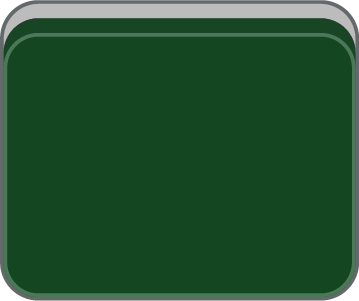
#> input picture forbidden-gamble/assets/mj25d/背/b_01.png, 359 x 301 px, found by its file name
$ python gen_deform_ab.py
#> lines starting #> are read from the running program, lines starting #| are printed output that depends on the picture
### game-design-docs/layout_mockups/gen_layout_mockups_v5.py
# -*- coding: utf-8 -*-
"""对局布局效果图 V5（2026-09-24 敌我信息分层轮）
裁决落地：
  1. 敌方武学纯撤（发动时才公示：中线立签＋配方入河）；敌方罡气回信息簇；
  2. 敌方心法＝信息簇下小印行（玄青小章，悬停出说明）；
  3. 我方＝左侧三杆挂签架：功法（朱·活绳）／护身（赭金·活绳）／心法（玄青·钉驻签，
     常亮永不飞出）；罡气随护身杆；
  4. 我方账本归右下（丹田为头＋三力/攻防/变＋头像）；
  5. 发动位：我＝气海左、敌＝气海右（我左敌右贯通）。
三帧：决策拍／截牌窗拍／我方发动拍。
"""
import os
from PIL import Image, ImageDraw, ImageFont

ROOT = "/Users/cc/Documents/jianghu-card-game"
MJ = os.path.join(ROOT, "forbidden-gamble/assets/mj25d")
FONT_DIR = os.path.join(ROOT, "forbidden-gamble/assets/fonts")
OUT = os.path.join(ROOT, "game-design-docs/layout_mockups")
W, H, CAP = 1280, 720, 60

ROOM = (48, 56, 66)
FELT = (33, 84, 57)
RIM_TOP = (88, 63, 40)
RIM_WALL = (60, 43, 28)
BONE = (217, 204, 174)
GOLD = (235, 219, 179)
ZHU = (184, 64, 51)
ZHEJIN = (194, 156, 79)
XUANQING = (61, 84, 89)
INK = (33, 28, 23)
CHIP_BG = (26, 24, 21)
CHIP_BD = (112, 100, 77)
DASH = (150, 138, 112)
PAPER = (222, 212, 188)
WOOD = (96, 68, 42)
WOOD_D = (66, 46, 28)
BRONZE = (176, 148, 92)

_fonts = {}
# [8 lines left out: function F, not called in this run]

_sprites = {}
def sprite(rel):
    if rel not in _sprites:
        _sprites[rel] = Image.open(os.path.join(MJ, rel)).convert("RGBA")
    return _sprites[rel]

def tile_v(face, w):
    s = sprite(f"竖/{face}.png")
    return s.resize((w, int(w * s.height / s.width)), Image.LANCZOS)

def tile_back(w):
    s = sprite("背/b_01.png")
    return s.resize((w, int(w * s.height / s.width)), Image.LANCZOS)

class Ctx:
    img = None
    layers = []
    overlays = []

ctx = Ctx()
def DR():
    return ImageDraw.Draw(ctx.img)

def rrect(dr, box, r, fill=None, outline=None, width=1):
    dr.rounded_rectangle(box, radius=r, fill=fill, outline=outline, width=width)

def text(dr, xy, s, font, fill, anchor="la"):
    dr.text(xy, s, font=font, fill=fill, anchor=anchor)

# [5 lines left out: function vtext, not called in this run]

def pastea(img, sp, x_left, y_top, alpha=255):
    if alpha < 255:
        a = sp.getchannel("A").point(lambda v: v * alpha // 255)
        sp = sp.copy()
        sp.putalpha(a)
    img.paste(sp, (int(x_left), int(y_top)), sp)

# [7 lines left out: function flush, not called in this run]

def tint(c, base, k):
    return tuple(int(a + (b - a) * k) for a, b in zip(c, base))

# [54 lines left out: functions draw_table, hp_track, qisea, not called in this run]

# ---------- V5 挂签（活绳）／钉驻签（心法） ----------
BM_W, PH, AH = 34, 66, 28

# [108 lines left out: functions _paper, _tassel, bm_hang, bm_pin, rail, mini_seals and 2 more, not called in this run]

def meld_group(cx, y_bottom, faces, tw):
    hw = int(tw * 389 / 272)
    widths = [tw if i != 1 else hw for i in range(len(faces))]
    total = sum(widths) + 4 * (len(faces) - 1)
    x = cx - total / 2
    for i, f_ in enumerate(faces):
        sp = tile_v(f_, tw)
        if i == 1:
            sp = sp.rotate(90, expand=True)
        ctx.layers.append((sp, int(x), int(y_bottom - sp.height)))
        x += widths[i] + 4

# [12 lines left out: function button, not called in this run]

def chip(dr, box, label, fg=BONE):
    rrect(dr, box, 4, fill=CHIP_BG, outline=CHIP_BD)
    text(dr, ((box[0] + box[2]) / 2, (box[1] + box[3]) / 2), label, F("wk", 13), fg, anchor="mm")

HAND = ["1m", "2m", "3m", "5m", "7m", "8m", "9m", "2p", "3p", "4p", "6p", "2s", "3s", "5s"]

# [117 lines left out: functions hand, common, claim_popup, caption, not called in this run]

def save(name):
    ctx.img.save(os.path.join(OUT, name))
    print("saved", name)

# [13 lines left out: function main, not called in this run]

# [2 lines that do not run on import are left out]

### game-design-docs/layout_mockups/gen_deform_ab.py
# -*- coding: utf-8 -*-
"""远近形变 A/B 锚定对比图（2026-09-24）。
A＝透视包：桌梯形（R≈0.61≈studio 手调机位烘焙观感）＋桌上内容随深度缩放＋
   远端重点信息（敌血带/敌打出位/敌在途立签）基准放大补偿（可调）；HUD 平面不变形。
B＝平面包：R=1 全桌等大（天凤/Balatro 路线），深度感只留光影/压暗；HUD 平面。
同一 V5 决策拍内容，唯一变量＝形变包。复用 gen_layout_mockups_v5 的绘制函数。
"""
import os
import sys
from PIL import Image, ImageDraw

sys.path.insert(0, os.path.dirname(os.path.abspath(__file__)))
import gen_layout_mockups_v5 as v5

W, H, CAP = v5.W, v5.H, v5.CAP
CX, Y_FAR, Y_NEAR = 640.0, 122.0, 708.0
HAND = v5.HAND
ZHU, ZHEJIN, XUANQING = v5.ZHU, v5.ZHEJIN, v5.XUANQING
OUT = v5.OUT


def clamp(x, a, b):
    return max(a, min(b, x))


def dscale(y, R):
    """深度缩放：远缘 Y_FAR 处＝R，近缘 Y_NEAR 处＝1（与桌梯形同一插值）。"""
    return R + (1.0 - R) * clamp((y - Y_FAR) / (Y_NEAR - Y_FAR), 0.0, 1.0)


def render_group(build):
    """把一组 v5 绘制调用渲染到透明临时画布，返回 (画布, 绝对坐标 bbox)。"""
    saved = (v5.ctx.img, v5.ctx.layers, v5.ctx.overlays)
    v5.ctx.img = Image.new("RGBA", (W, H + CAP), (0, 0, 0, 0))
    v5.ctx.layers, v5.ctx.overlays = [], []
    build()
    tmp = v5.ctx.img
    for it in v5.ctx.layers:
        v5.pastea(tmp, it[0], it[1], it[2], it[3] if len(it) > 3 else 255)
    for ov in v5.ctx.overlays:
        tmp = Image.alpha_composite(tmp, ov)
    v5.ctx.img, v5.ctx.layers, v5.ctx.overlays = saved
    return tmp, tmp.getbbox()


def place(final, tmp, bb, ax, ay, s, comp=1.0):
    """锚点放缩：元素锚 (ax,ay) 落在深度线原位，横向按 s 向 CX 收敛，尺寸乘 s*comp。"""
    sp = tmp.crop(bb)
    sc = s * comp
    if abs(sc - 1.0) > 0.004:
        sp = sp.resize((max(1, int(sp.width * sc)), max(1, int(sp.height * sc))), Image.LANCZOS)
    ax_in, ay_in = (ax - bb[0]) * sc, (ay - bb[1]) * sc
    tx = CX + (ax - CX) * s
    final.paste(sp, (int(tx - ax_in), int(ay - ay_in)), sp)


def draw_table(final, R):
    dr = ImageDraw.Draw(final)

    def band(near_half, y0, y1, fill):
        h0, h1 = near_half * R, near_half
        dr.polygon([(CX - h0, y0), (CX + h0, y0), (CX + h1, y1), (CX - h1, y1)], fill=fill)

    band(690, 96, 722, v5.RIM_WALL)
    band(678, 101, 718, v5.RIM_TOP)
    band(632, 122, 708, v5.FELT)
    ov = Image.new("RGBA", (W, H + CAP), (0, 0, 0, 0))
    d2 = ImageDraw.Draw(ov)
    hf = 632 * R
    d2.polygon([(CX - hf, 122), (CX + hf, 122), (CX + hf, 192), (CX - hf, 192)], fill=(0, 0, 0, 46))
    d2.polygon([(CX - 632, 560), (CX + 632, 560), (CX + 632, 708), (CX - 632, 708)], fill=(255, 255, 255, 10))
    d2.line([(320, 374), (540, 374)], fill=(58, 108, 76, 110), width=2)
    d2.line([(740, 374), (960, 374)], fill=(58, 108, 76, 110), width=2)
    final.paste(Image.alpha_composite(final.convert("RGBA"), ov).convert("RGB"), (0, 0))


def rail_row(ry, label, hang_items, pin_items, chip=None):
    def build():
        dr = ImageDraw.Draw(v5.ctx.img)
        v5.rail(dr, 40, ry, label)
        for i, it in enumerate(hang_items):
            v5.bm_hang(55 + i * 40, ry + 5, *it)
        for i, it in enumerate(pin_items):
            v5.bm_pin(55 + i * 40, ry + 2, it[0], XUANQING, filled=it[1])
        if chip:
            box, lab = chip[:4], chip[4]
            v5.rrect(dr, box, 4, fill=v5.CHIP_BG, outline=v5.CHIP_BD)
            v5.text(dr, ((box[0] + box[2]) / 2, (box[1] + box[3]) / 2),
                    lab, v5.F("wk", 12), v5.GOLD, anchor="mm")
    return build


def build_frame(R, comp_on):
    final = Image.new("RGB", (W, H + CAP), v5.ROOM)
    v5.ctx.img = final
    draw_table(final, R)
    cb = 1.22 if comp_on else 1.0   # 远端重点补偿（血带/打出位）
    cs = 1.12 if comp_on else 1.0   # 远端立签补偿

    def backs():
        bw, n = 23, 13
        x = CX - (n * (bw + 4) - 4) / 2
        for _ in range(n):
            v5.ctx.layers.append((v5.tile_back(bw), int(x), 153))
            x += bw + 4
    tmp, bb = render_group(backs)
    place(final, tmp, bb, CX, 169, dscale(169, R))

    for cx, yb, faces, tw in [(360, 252, ["5s", "5s", "5s"], 30),
                              (800, 578, ["3m", "3m", "3m"], 26),
                              (945, 578, ["2p", "3p", "4p"], 26)]:
        tmp, bb = render_group(lambda f=faces, t=tw: v5.meld_group(cx, yb, f, t))
        place(final, tmp, bb, cx, yb, dscale(yb, R))

    tmp, bb = render_group(lambda: v5.hp_track("foe", 640, 278, 400, 98))
    place(final, tmp, bb, 640, 291, dscale(291, R), cb)
    tmp, bb = render_group(lambda: v5.discard_slot(640, 318, 170, 50, ["5p", "6p", "7p"], "普攻 · 3 张", ZHU))
    place(final, tmp, bb, 640, 318, dscale(318, R), cb)
    tmp, bb = render_group(lambda: v5.qisea(640, 376))
    place(final, tmp, bb, 640, 376, dscale(376, R))
    tmp, bb = render_group(lambda: v5.discard_slot(640, 436, 170, 54, ["1s"], "虚招", (110, 104, 95)))
    place(final, tmp, bb, 640, 436, dscale(436, R))
    tmp, bb = render_group(lambda: v5.hp_track("me", 640, 478, 400, 137))
    place(final, tmp, bb, 640, 491, dscale(491, R))

    # 决策拍＝敌方在途立签（气海右侧）
    tmp, bb = render_group(lambda: v5.standing_sign(775, 352, "破甲拳", ZHU, 2, 4))
    place(final, tmp, bb, 775, 352, dscale(352, R), cs)

    gong = [("破甲拳", ZHU, "lit", None), ("点穴", ZHU, "lit", None), ("连环掌", ZHU, "dim", "式3"),
            (None, None, "empty", None), (None, None, "empty", None)]
    hu = [("铁布衫", ZHEJIN, "lit", None), ("金钟罩", ZHEJIN, "dim", "罡4"),
          (None, None, "empty", None), (None, None, "empty", None), (None, None, "empty", None)]
    pins = [("拆招诀", True), ("运筹诀", True), ("洗练诀", True), (None, False), (None, False)]
    for ry, build in [(420, rail_row(420, "功法", gong, [], None)),
                      (519, rail_row(519, "护身", hu, [], (248, 519 + 58, 296, 519 + 82, "罡 10"))),
                      (618, rail_row(618, "心法", [], pins, None))]:
        tmp, bb = render_group(build)
        place(final, tmp, bb, 137, ry + 2, dscale(ry, R))

    tmp, bb = render_group(lambda: v5.hand(HAND, hover=3))
    place(final, tmp, bb, CX, 716, dscale(716, R))

    # ---- HUD（两包同款平面，不变形） ----
    dr = ImageDraw.Draw(final)
    v5.button((534, 578, 638, 624), "变招", XUANQING)
    v5.button((646, 578, 750, 624), "攻击", ZHU)
    dr.rectangle((0, 0, W, 30), fill=(23, 22, 20))
    dr.line([(0, 30), (W, 30)], fill=v5.CHIP_BD)
    v5.text(dr, (12, 15), "‹ 演武场", v5.F("wk", 13), v5.BONE, anchor="lm")
    v5.text(dr, (640, 15), "回合 12 · 组 1-3", v5.F("wk", 13), v5.GOLD, anchor="mm")
    v5.rrect(dr, (1216, 38, 1271, 93), 4, fill=(33, 28, 23), outline=v5.CHIP_BD)
    v5.text(dr, (1243, 65), "玄", v5.F("ms", 22), v5.GOLD, anchor="mm")
    v5.chip(dr, (1117, 36, 1215, 64), "罡 9　变 9")
    v5.chip(dr, (1117, 65, 1215, 93), "攻 12　防 8")
    v5.chip(dr, (1136, 94, 1270, 122), "劲 10　骨 3　气 12")
    v5.chip(dr, (146, 34, 236, 62), "丹田 · 13", fg=v5.GOLD)
    v5.mini_seals(dr, 1117, 130, ["拆招诀", "运筹诀", "洗练诀"])
    v5.chip(dr, (1116, 566, 1214, 594), "丹田 · 16", fg=v5.GOLD)
    v5.chip(dr, (1136, 600, 1270, 628), "劲 10　骨 3　气 12")
    v5.chip(dr, (1117, 632, 1215, 660), "攻 12　防 8")
    v5.chip(dr, (1117, 664, 1215, 692), "变 9")
    v5.rrect(dr, (1216, 632, 1271, 687), 4, fill=(33, 28, 23), outline=v5.CHIP_BD)
    v5.text(dr, (1243, 659), "无", v5.F("ms", 22), v5.GOLD, anchor="mm")
    return final


def main():
    os.makedirs(OUT, exist_ok=True)
    a = build_frame(0.61, True)
#> in build_frame, `final = Image.new("RGB", (W, H + CAP), v5.ROOM)`:
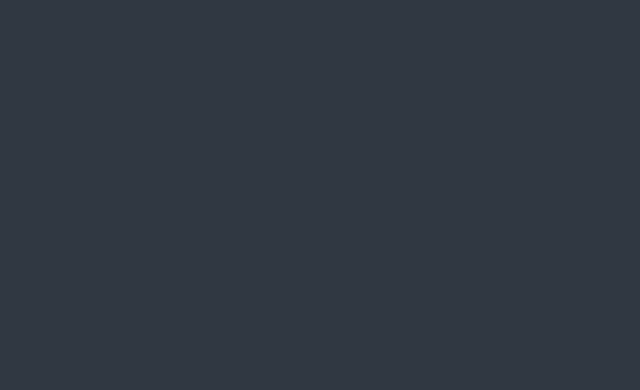
#> final: PIL image 1280x780 RGB (shown at 1/2 size); mean R, G, B 48, 56, 66
#> in draw_table, `ov = Image.new("RGBA", (W, H + CAP), (0, 0, 0, 0))`: ov: PIL image 1280x780 RGBA; every value is 0
#> in draw_table, `final.paste(Image.alpha_composite(final.convert("RGBA"), ov).convert("..`:
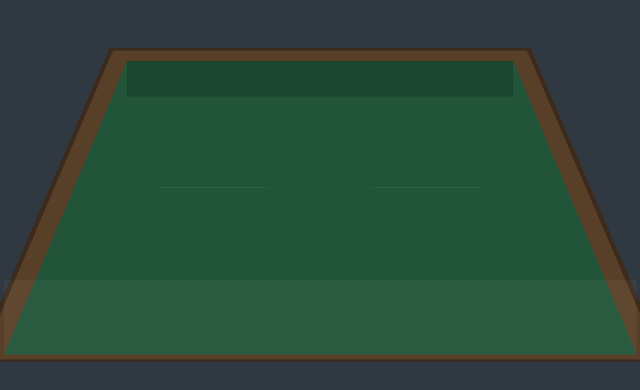
#> final: PIL image 1280x780 RGB (shown at 1/2 size); mean R, G, B 43.6, 73.5, 58.9
#> in sprite, returned value is the input picture: PIL image 359x301 RGBA; mean R, G, B, A 36.3, 81.1, 48.1, 251.4
#> in tile_back, `return s.resize((w, int(w * s.height / s.width)), Image.LANCZOS)`:
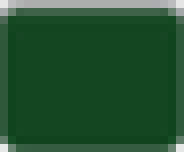
#> returned value: PIL image 23x19 RGBA (shown 8 times larger); mean R, G, B, A 34.5, 79.7, 46.6, 251.8; transparent parts drawn white
#> after the loop in render_group, `for it in v5.ctx.layers:`:
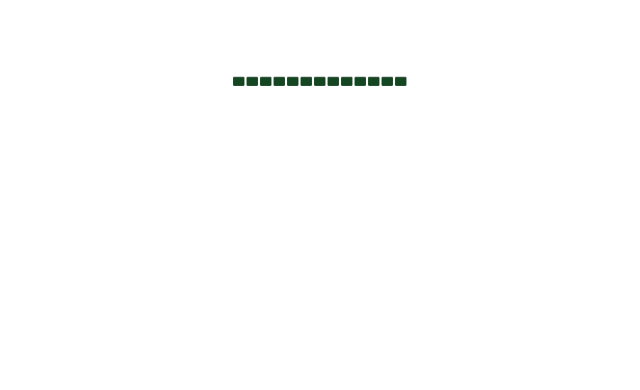
#> tmp: PIL image 1280x780 RGBA (shown at 1/2 size); mean R, G, B, A 0.2, 0.4, 0.3, 1.4; transparent parts drawn white
#> in place, `sp = tmp.crop(bb)`:
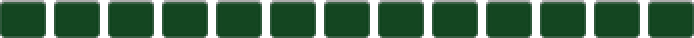
#> sp: PIL image 347x19 RGBA (shown 2 times larger); mean R, G, B, A 28.5, 67.3, 38.9, 215.6; transparent parts drawn white
    v5.ctx.img = a
    v5.caption("A · 透视包（studio 机位档 R≈0.61）┃ 桌上内容随深度缩┃ 敌方重点信息放大补偿(可调)┃ HUD 平面")
    a.save(os.path.join(OUT, "deform_A_透视包.png"))
    print("saved deform_A_透视包.png")

    b = build_frame(1.0, False)
    v5.ctx.img = b
    v5.caption("B · 平面包（R=1）┃ 全桌等大┃ 深度感只留光影压暗┃ HUD 平面")
    b.save(os.path.join(OUT, "deform_B_平面包.png"))
    print("saved deform_B_平面包.png")

    ab = Image.new("RGB", (W, 2 * (H + CAP)), v5.ROOM)
    ab.paste(a, (0, 0))
    ab.paste(b, (0, H + CAP))
    ab.save(os.path.join(OUT, "deform_AB_对比.png"))
    print("saved deform_AB_对比.png")


if __name__ == "__main__":
#> (the run stopped early here; a loop or call above may not have finished)
